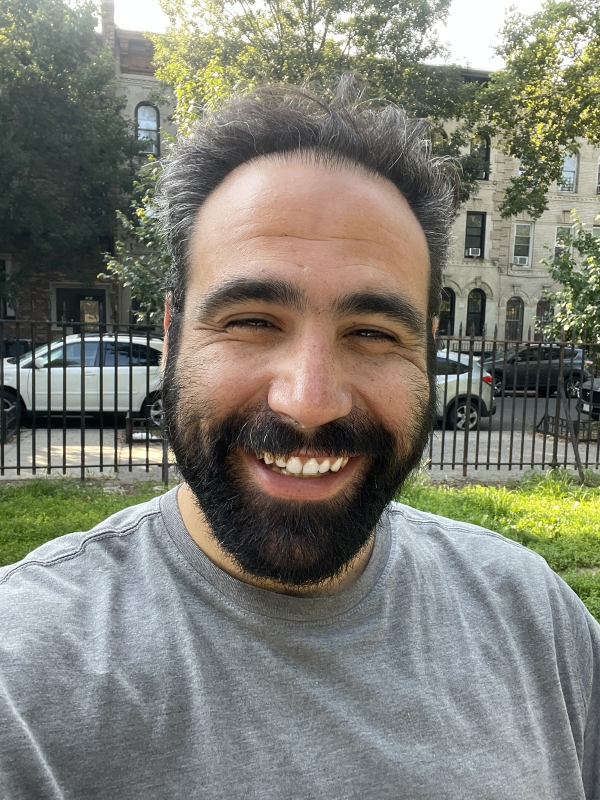
#> input picture assets/headshot-source.jpg, 1200 x 1600 px (shown at 1/2 size)
$ python build-headshot.py
#> lines starting #> are read from the running program, lines starting #| are printed output that depends on the picture; after the words box and inside, x2 and y2 are one past the last pixel; in counts of white or black regions, pixels touching at a corner belong together
#!/usr/bin/env python3
"""
Source build for public/headshot.webp and public/headshot.jpg (the About-card avatar).

Not served: wrangler only publishes ./public, so this and headshot-source.jpg
stay private to the repo.

Regenerate after editing:

    python3 assets/build-headshot.py

Requires Pillow and cwebp (`pip install Pillow`, `brew install webp`).

--- Why the numbers below are what they are -------------------------------

CROP. The avatar used to be a 1200x1600 portrait positioned by CSS with
`background-size: 100%; background-position: 50% 30%` inside a square box.
That means the browser scaled the image to the box width W, giving a rendered
height of (4/3)W, and offset it vertically by 0.30 * (W - (4/3)W) = -0.1W.
So the visible band ran from 0.1W to 1.1W of a (4/3)W-tall image -- i.e. from
7.5% to 82.5% of the source height, or pixels y=120..1320. Exactly 1200 tall.

Baking that 1200x1200 square in means the browser downloads no pixels it will
never paint, and it renders identically to the old CSS crop. To re-frame the
photo, change CROP_TOP here and re-run; don't reintroduce a CSS pan, or the
served file goes back to carrying invisible rows.

SIZE. The avatar's widest rendered size is ~355 CSS px (the .8fr column of a
1080px `--maxw` grid, less the card's 1.75rem padding and 1px border). The
`max-width` on `.avatar` in index.html holds the single-column layout to the
same ceiling, so 700px is a true 2x everywhere. Raising one without the other
wastes bytes or softens the image.

QUALITY. q74 is visually transparent against the original at 1:1 -- which is
already 2x the size this is ever painted at. The photo has a busy Brooklyn
street background, so it costs more bits than a studio headshot would; that,
not the quality setting, is why this lands nearer 70 KB than 50 KB.
"""

import os
import subprocess
import sys
from pathlib import Path

from PIL import Image, ImageDraw, ImageFilter

ROOT = Path(__file__).resolve().parent.parent
SOURCE = ROOT / "assets" / "headshot-source.jpg"
PUBLIC = ROOT / "public"

CROP_TOP = 120      # see CROP note above
CROP_SIZE = 1200
OUTPUT_PX = 700     # 2x the ~355 CSS px ceiling
QUALITY = 74


def circle_flatten(img: Image.Image) -> Image.Image:
    """Replace the corners outside the border-radius circle with a blurred copy.

    `.avatar` is clipped to a circle, so ~21% of a square image is never
    painted. Encoding that region as blurred rather than as sharp foliage
    costs far fewer bits and cannot change what a visitor sees. The blur is
    used instead of a flat fill because a hard edge at the circle boundary is
    itself expensive to encode.
    """
    n = img.width
    mask = Image.new("L", (n, n), 0)
    ImageDraw.Draw(mask).ellipse((0, 0, n - 1, n - 1), fill=255)
    out = img.filter(ImageFilter.GaussianBlur(n // 12))
    out.paste(img, (0, 0), mask)
    return out


def main() -> int:
    if not SOURCE.exists():
        sys.exit(f"missing source: {SOURCE}")

    src = Image.open(SOURCE).convert("RGB")
#> src is the input picture: PIL image 1200x1600 RGB; mean R, G, B 126.4, 126.1, 116.3
    square = src.crop((0, CROP_TOP, CROP_SIZE, CROP_TOP + CROP_SIZE))
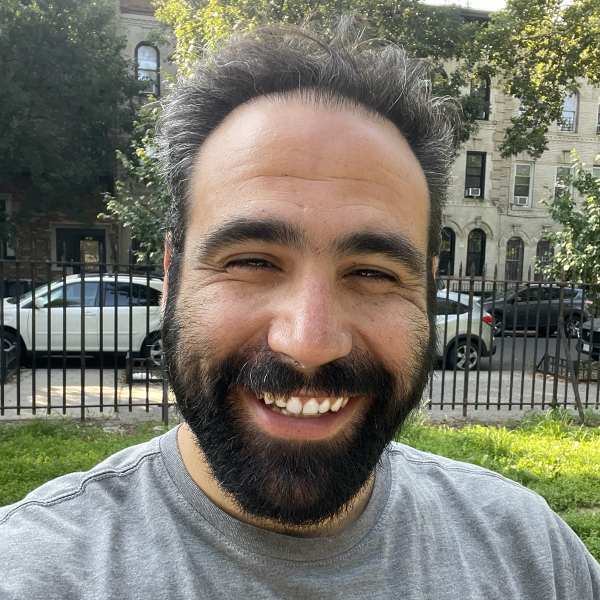
#> square: PIL image 1200x1200 RGB (shown at 1/2 size); mean R, G, B 120.4, 118.3, 105.7
    avatar = circle_flatten(square.resize((OUTPUT_PX, OUTPUT_PX), Image.LANCZOS))
#> in circle_flatten, `mask = Image.new("L", (n, n), 0)`: mask: PIL image 700x700 L; every value is 0
#> in circle_flatten, `ImageDraw.Draw(mask).ellipse((0, 0, n - 1, n - 1), fill=255)`:
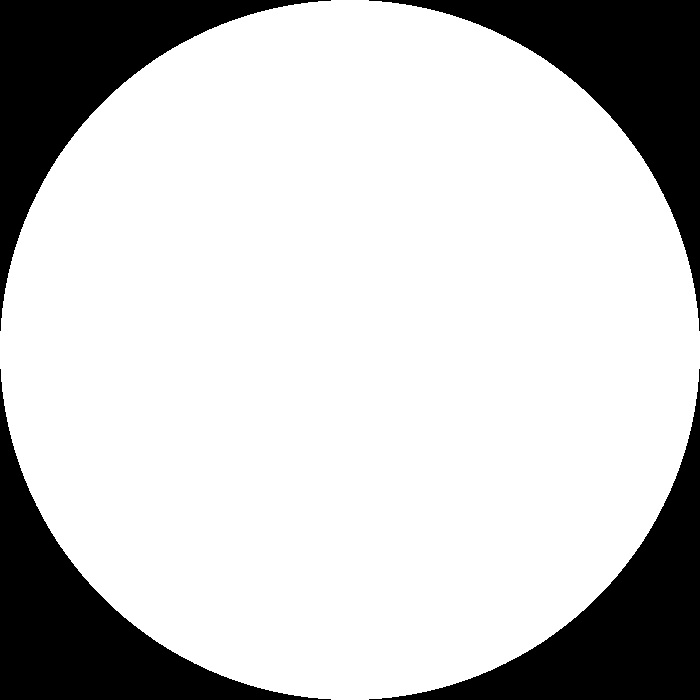
#> mask: PIL image 700x700 L; 78.5% white; 4 black regions, box (x1, y1, x2, y2) and area: (0, 0, 331, 331) 26319, (369, 0, 700, 331) 26319, (0, 369, 331, 700) 26319, (369, 369, 700, 700) 26319
#> in circle_flatten, `out = img.filter(ImageFilter.GaussianBlur(n // 12))`:
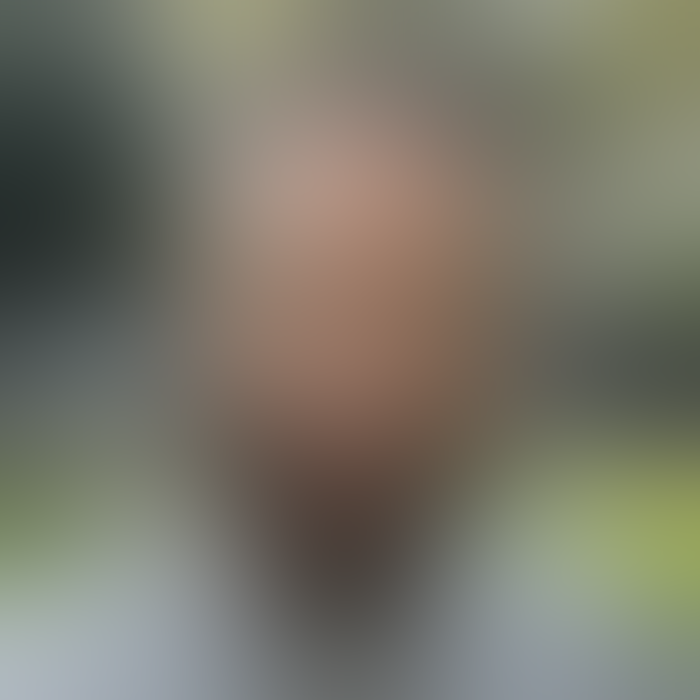
#> out: PIL image 700x700 RGB; mean R, G, B 120.6, 118.5, 105.7
#> in circle_flatten, `out.paste(img, (0, 0), mask)`:
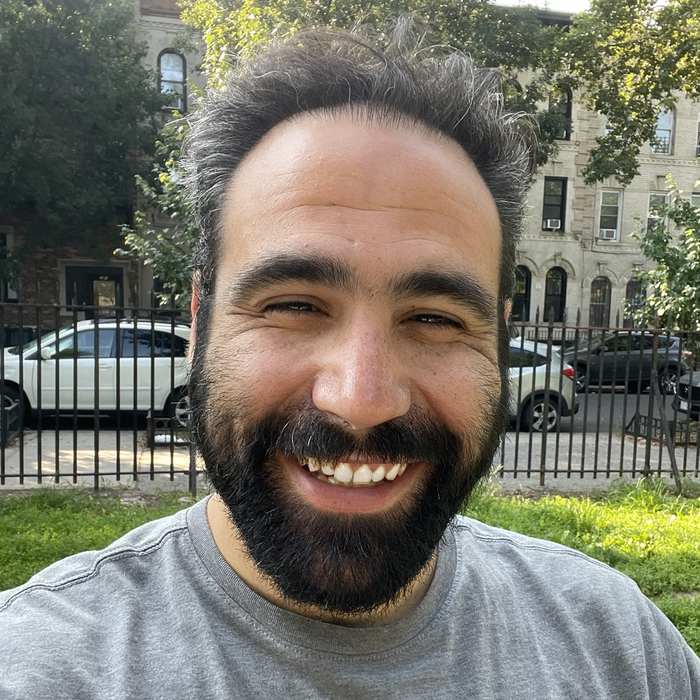
#> img: PIL image 700x700 RGB; mean R, G, B 120.4, 118.3, 105.7
#> in circle_flatten, `out.paste(img, (0, 0), mask)`:
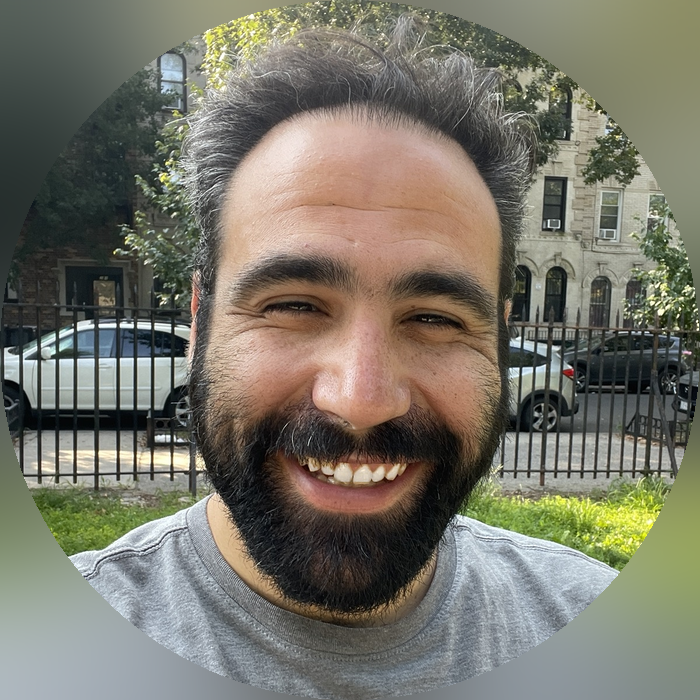
#> out: PIL image 700x700 RGB; mean R, G, B 120.2, 118, 105.5

    jpg = PUBLIC / "headshot.jpg"
    avatar.save(jpg, "JPEG", quality=QUALITY, optimize=True,
                progressive=True, subsampling="4:2:0")

    # cwebp reads a lossless intermediate so it is not re-encoding JPEG noise.
    webp = PUBLIC / "headshot.webp"
    tmp = PUBLIC / "_headshot-tmp.png"
    avatar.save(tmp)
    try:
        subprocess.run(
            ["cwebp", "-quiet", "-q", str(QUALITY), "-m", "6", "-sharp_yuv",
             str(tmp), "-o", str(webp)],
            check=True,
        )
#> (this line was passed over: subprocess is not available in this run)
    finally:
        tmp.unlink(missing_ok=True)

    before = SOURCE.stat().st_size
    for path in (webp, jpg):
        size = path.stat().st_size
        print(f"{path.name:16} {size / 1024:6.1f} KB  "
              f"({100 - size * 100 / before:.1f}% under the {before / 1024:.0f} KB source)")
    return 0


if __name__ == "__main__":
#> (the run stopped early here; a loop or call above may not have finished)
